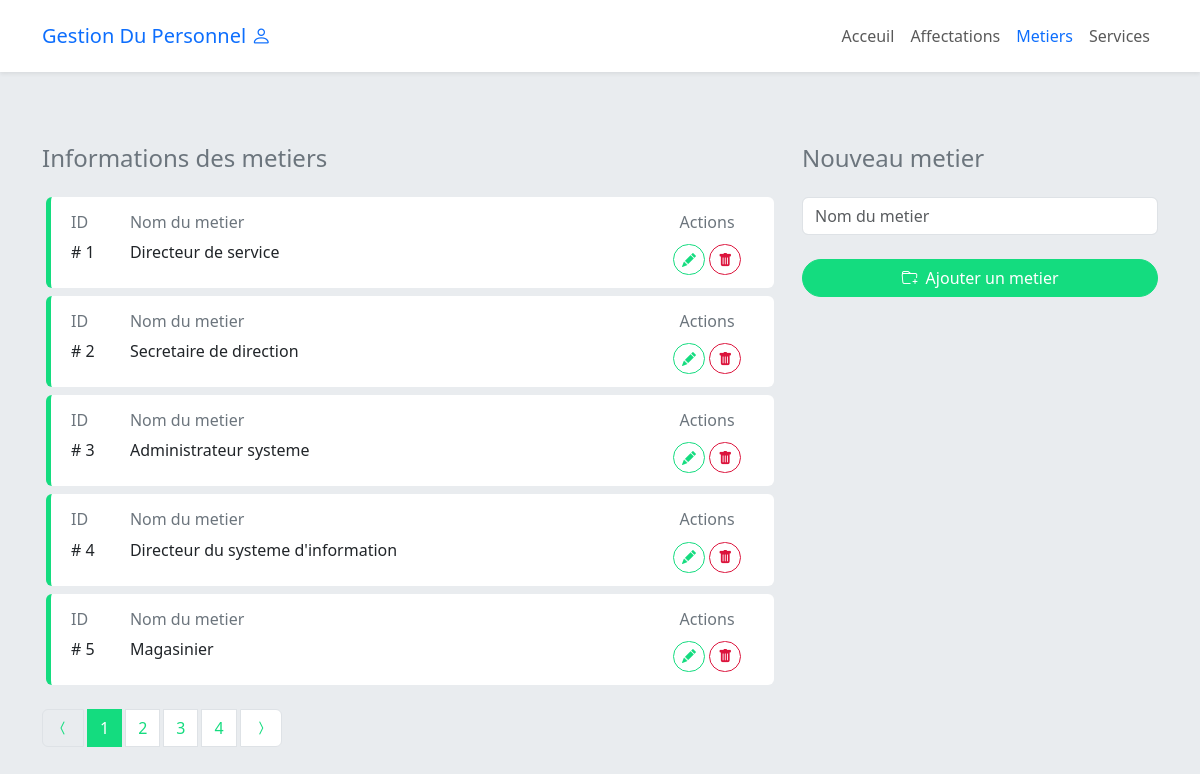
The page /pages/metiers/index.php on the database its author committed.
### tables this page shows
CREATE TABLE IF NOT EXISTS `metier` (
`id` int(11) NOT NULL,
  `nom` varchar(100) NOT NULL
);

### app/db/Query.php (called while the page is built, shortened)
<?php
class Query
{
    private string $sql;
    private string $error = '';
    private array $data = [];
    public function __construct(string $SQL)
    {
        $this->sql = $SQL;
    }
    public function getResult(): array {
        $connex = Database::connect();
        try {
            $result = $connex->query($this->sql);
            $this->data = $result->fetchAll();
        } catch(PDOException $e) {
            $this->error = 'Erreur : sql invalide !';
            Database::disconnect();
        }
        return [
            'data' => $this->data,
            'error' => $this->error
        ];
    }
    public function paginate(int $elements_par_page = 10) {
        $connex = Database::connect();
        $this->elements_par_page = $elements_par_page;
        $this->total_elements = count($this->getResult()['data']);
        $this->nombre_pages = ceil($this->total_elements / $this->elements_par_page);
        $this->page_courante = (isset($_GET['page']) && (int)Security::secure($_GET['page']) > 0 && (int)Security::secure($_GET['page']) <= $this->nombre_pages) ? (int)Security::secure($_GET['page']) : 1;
        $this->offset = ($this->page_courante - 1) * $this->elements_par_page;
        $this->sql = $this->sql . " LIMIT $this->offset, $this->elements_par_page";
        try {
            $result = $connex->query($this->sql);
            $this->data = $result->fetchAll();
        } catch(PDOException $e) {
            $this->error = 'Erreur : sql invalide !';
            Database::disconnect();
        }
        return [
            'data' => $this->data,
            'elements_par_page' => $this->elements_par_page,
            'nombre_pages' => $this->nombre_pages,
            'page_courante' => $this->page_courante,
            'error' => $this->error
        ];
    }
}

### controllers/MetierController.php (called while the page is built, shortened)
<?php
abstract class MetierController
{
    public static function index(string $filtre = '') {
        $query = new Query("SELECT * FROM metier");
        $result = $query->paginate(5);
        return $result;
    }
}

### app/Security.php (called while the page is built, shortened)
<?php
class Security
{
    public static function secure($data) {
        $data = trim($data);
        $data = stripslashes($data);
        $data = htmlspecialchars($data);
        return $data;
    }
}

### pages/metiers/index.php (the view, shortened to what this page needs)
<?php
require_once '../layout/header.php';
$resultat = MetierController::index();
$metiers = $resultat['data'];
$post_data = [];
$elements_par_page = $resultat['elements_par_page'];
$page_courante = $resultat['page_courante'];
$nombre_pages = $resultat['nombre_pages'];
$pagination = new Pagination($elements_par_page, $page_courante, $nombre_pages);
?>
<div class="row">
    <div class="col-lg-8">
        <div class="mt-4">
            <h4 class="text-secondary my-4">Informations des metiers</h4>
            <?php foreach ($metiers as $metier) : ?>
                <div class="mx-1 row bg-white p-2 rounded border-start my-2 border-5 border-success">
                    <div class="col-sm-1">
                        <div class="h6 text-secondary my-2">ID</div>
                        <p># <?= $metier->id ?></p>
                    </div>
                    <div class="col-sm-9">
                        <div class="h6 text-secondary my-2">Nom du metier</div>
                        <p><?= $metier->nom ?></p>
                    </div>
                    <div class="col-sm-2 text-center">
                        <div class="h6 text-secondary my-2">Actions</div>
                        <div>
                            <a data-bs-toggle="tooltip" data-bs-placement="bottom" title="Modifier" class="btn btn-outline-success btn-sm rounded-pill my-1" href="../metiers/update.php?id=<?= $metier->id ?>"><i class="bi-pencil-fill"></i></a>
                            <a data-bs-toggle="tooltip" data-bs-placement="bottom" title="Supprimer" class="btn btn-outline-danger btn-sm rounded-pill my-1" href="../metiers/delete.php?id=<?= $metier->id ?>"><i class="bi-trash-fill"></i></a>
                        </div>
                    </div>
                </div>
            <?php endforeach ?>
        </div>
        <div class="mt-4">
            <?= $pagination->afficherPagination() ?>
        </div>
    </div>
    <div class="col-lg-4">
        <div class="mt-4">
            <h4 class="text-secondary my-4">Nouveau metier</h4>
            <form action="<?= Security::secure($_SERVER['PHP_SELF']) ?>" class="form" method="POST">
                <div class="form-group mb-3">
                    <input type="text" name="nom" id="nom" value="<?= isset($post_data['nom']) ? $post_data['nom'] : '' ?>" class="form-control" placeholder="Nom du metier">
                </div>
                <div class="form-group mb-3">
                    <button type="submit" name="create" value="create" class="btn my-2 w-100 btn-success rounded-pill text-white"><i class="bi-folder-plus me-1"></i> Ajouter un metier</button>
                </div>
            </form>
        </div>
    </div>
</div>
<?php require_once '../layout/footer.php' ?>

### assets/css/style.css (style rules this page uses)
body { background: var(--bs-gray-200); }
.btn-success { background-color: #14DC7F; border-color: #14DC7F; }
.btn-outline-success { color: #14DC7F; border-color: #14DC7F; }
.border-success { border-color: #14DC7F!important; }
.btn-outline-danger { color: crimson; border-color: crimson; }

### rows shown on the page
metier: id "1", nom "Directeur de service"
metier: id "2", nom "Secretaire de direction"
metier: id "3", nom "Administrateur systeme"
metier: id "4", nom "Directeur du systeme d'information"
metier: id "5", nom "Magasinier"
